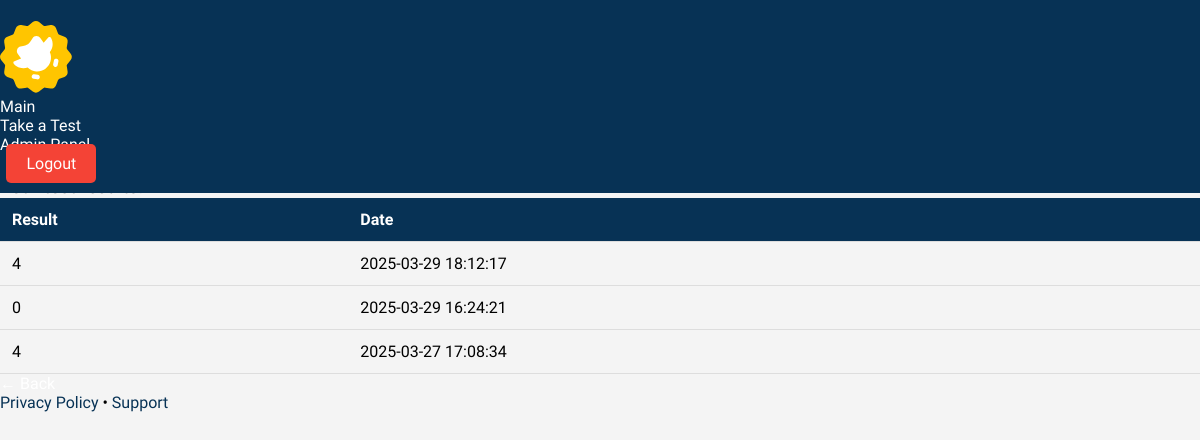
Page /profile (signed in) on the earlier database version.
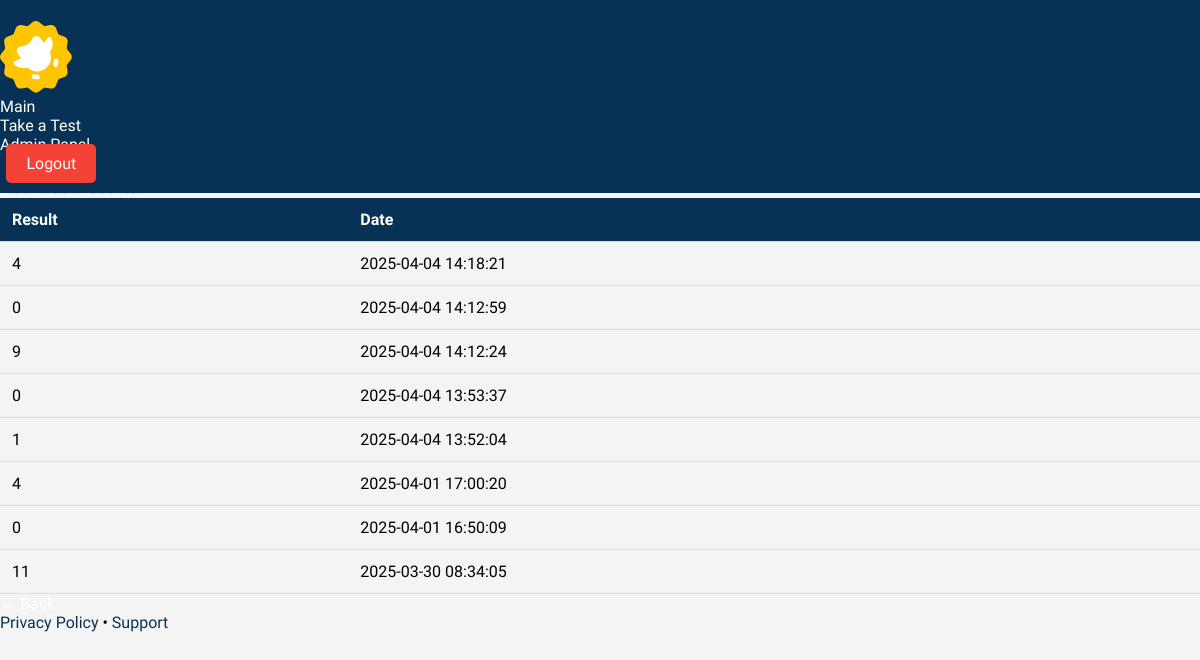
Same page on the later database version.
### tables this page shows
CREATE TABLE results (
    id INTEGER PRIMARY KEY AUTOINCREMENT,
    user_id INTEGER NOT NULL,
    ball INTEGER NOT NULL,
    test_date TEXT NOT NULL,
    FOREIGN KEY (user_id) REFERENCES users(id)
);

### app.py (the view)
@app.route("/profile")
def profile():
    if "user_id" not in session:
        return redirect(url_for("login"))
    user_id = session["user_id"]
    conn = conn_databaza()
    cursor = conn.cursor()
    cursor.execute("SELECT * FROM results WHERE user_id = ? ORDER BY test_date DESC", (user_id,))
    results = cursor.fetchall()
    conn.close()
    return render_template("profile.html", results=results, first_name=session["first_name"], last_name=session["last_name"])

### app.py (called while the page is built)
def conn_databaza():
    conn = sqlite3.connect("users.db")
    conn.row_factory = sqlite3.Row
    return conn

### templates/profile.html (shortened to what this page needs)
<!DOCTYPE html>
<html lang="en">
<head>
    <link rel="stylesheet" href="https://cdn.jsdelivr.net/npm/@picocss/pico@1/css/pico.min.css">
    <link rel="stylesheet" href="/static/profile.css">
</head>
<body>
    <div class="header-wrapper">
        <nav class="container">
            <ul>
                <div class="logo1">
                    <img src="/static/images/duo.svg" alt="">
                </div>
            </ul>
            <ul>
                <li><a href="/">Main</a></li>
                <li><a href="/test-cover">Take a Test</a></li>
                <li><a href="/admin">Admin Panel</a></li>
                <li><a  class="logout-btn" href="/logout">Logout</a></li>
            </ul>
        </nav>
    </div>
    <main class="container">
        <section>
            <hgroup>
                <h2>User information</h2>
                <h3>Your profile information</h3>
            </hgroup>
            <p>Name: {{ first_name }}</p>
            <p>Surname: {{ last_name }}</p>
            <h3>Your test results:</h3>
            <table>
                <thead>
                    <tr>
                        <th>Result</th>
                        <th>Date</th>
                    </tr>
                </thead>
                <tbody>
                    {% for result in results %}
                    <tr>
                        <td>{{ result["ball"] }}</td>
                        <td>{{ result["test_date"] }}</td>
                    </tr>
                    {% endfor %}
                </tbody>
            </table>
            <a href="/" role="button">← Back</a>
        </section>
    </main>
    <footer class="container">
        <a href="#">Privacy Policy</a> • <a href="#">Support</a>
    </footer>
</body>
</html>

Differences in the rows shown:
no longer on this page (row edited): results: ball "0", test_date "2025-03-29 16:24:21"
changed results (number 1 of 8 on the later page): test_date "2025-03-29 18:12:17" → "2025-04-04 14:18:21"
now on this page (row edited): results: ball "0", test_date "2025-04-04 14:12:59"
now on this page (row edited): results: ball "9", test_date "2025-04-04 14:12:24"
now on this page (row edited): results: ball "0", test_date "2025-04-04 13:53:37"
now on this page (row edited): results: ball "1", test_date "2025-04-04 13:52:04"
now on this page (row edited): results: ball "4", test_date "2025-04-01 17:00:20"
now on this page (row edited): results: ball "0", test_date "2025-04-01 16:50:09"
changed results (number 8 of 8 on the later page): ball "4" → "11"; test_date "2025-03-27 17:08:34" → "2025-03-30 08:34:05"
